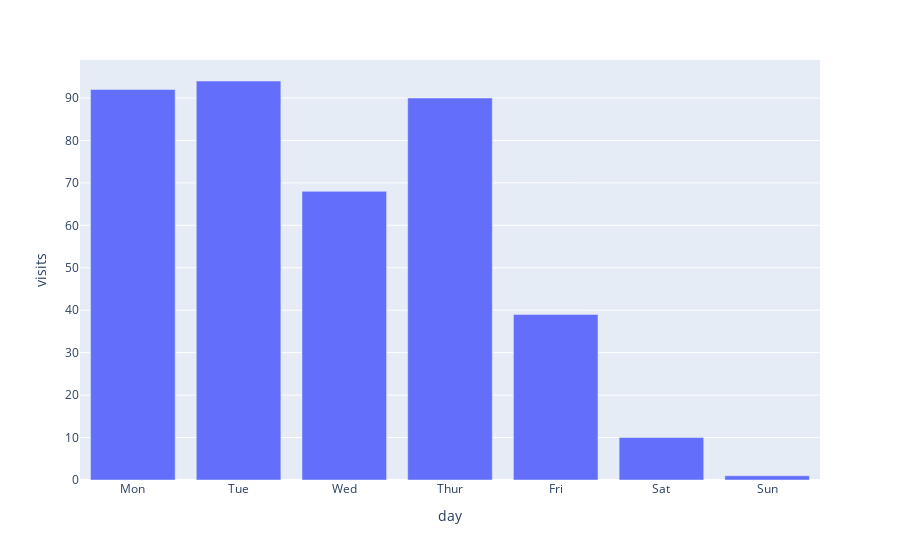

The notebook cell this image was saved under:
### Markdown cell above
Monday thru Thursday are when most of the sign-ins are recorded.  The leanest day of week is Saturdays.  This lean usage has been recorded since Spring 2018.  To ensure that the ELC has more coaches during Mon-Thur, Saturday's have the lowest operating hours and coaching staff.

### Code cell
#@title
obj_day = df['visits'].groupby(df['day']).count() #Grouping number of visits by day
#df_day.head(10) #What does this grouped data look like?

xdata = np.array(obj_day.reset_index())[:,0]
ydata = np.array(obj_day.reset_index())[:,1]

df_day = pd.DataFrame({'day': xdata, 'visits': ydata})
df_day["day"] = df_day["day"].replace({1:'Mon', 2:'Tue', 3:'Wed',
                                       4:'Thur', 5:'Fri', 6:'Sat',
                                       7:'Sun'})
fig = px.bar(df_day, x="day", y="visits")
fig.show()

df_day.plot.bar(x='day', y='visits', rot=90,figsize=(12,8))
plt.show()


#obj_day.plot(kind='bar')
#locs, labels = plt.xticks()
#plt.xticks(np.arange(7), ('Mon', 'Tue', 'Wed', 'Thur', 'Fri', 'Sat', 'Sun'), rotation=45)
#plt.xlabel('Day of week')
#plt.ylabel('Total sign-ins')
#plt.plot()

### Figure 1 — Plotly figure (JSON) as saved in the notebook; plotly's stock layout.template omitted (floating-point values rounded to 4 significant figures)
{"data": [{"alignmentgroup": "True", "hoverlabel": {"namelength": 0}, "hovertemplate": "day=%{x}<br>visits=%{y}", "legendgroup": "", "marker": {"color": "#636efa"}, "name": "", "offsetgroup": "", "orientation": "v", "showlegend": false, "textposition": "auto", "type": "bar", "x": ["Mon", "Tue", "Wed", "Thur", "Fri", "Sat", "Sun"], "xaxis": "x", "y": [92, 94, 68, 90, 39, 10, 1], "yaxis": "y"}], "layout": {"barmode": "relative", "legend": {"tracegroupgap": 0}, "margin": {"t": 60}, "xaxis": {"anchor": "y", "domain": [0, 1], "title": {"text": "day"}}, "yaxis": {"anchor": "x", "domain": [0, 1], "title": {"text": "visits"}}}}
